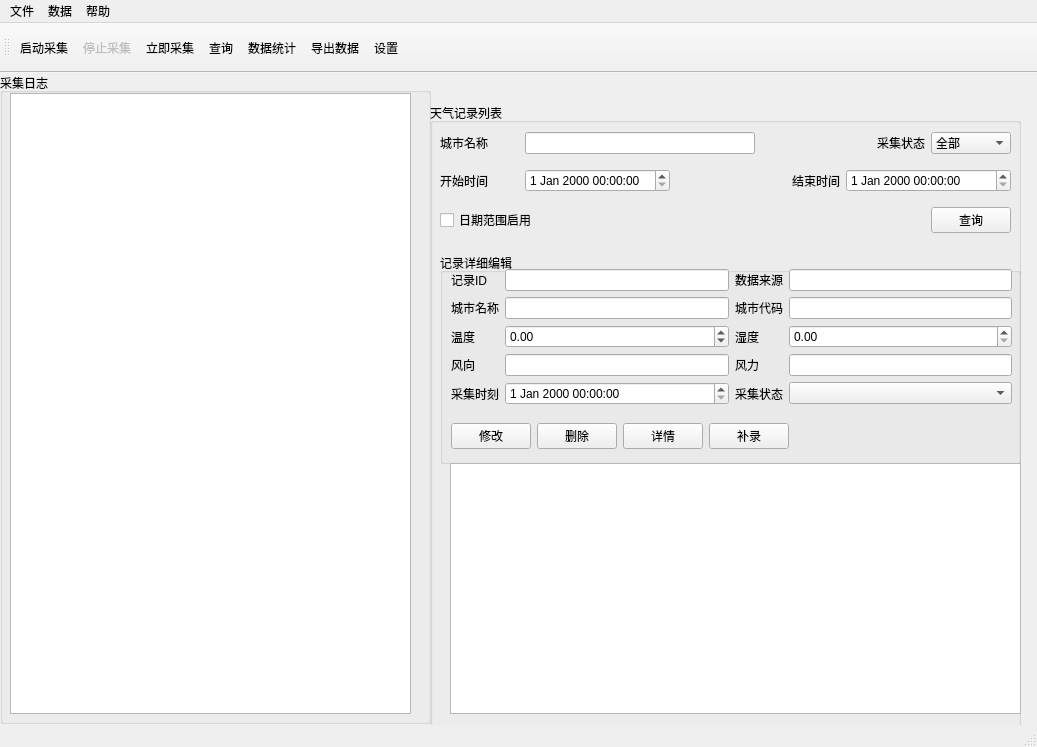
<?xml version="1.0" encoding="UTF-8"?>
<ui version="4.0">
 <class>MainWindow</class>
 <widget class="QMainWindow" name="MainWindow">
  <property name="geometry">
   <rect>
    <x>0</x>
    <y>0</y>
    <width>1037</width>
    <height>747</height>
   </rect>
  </property>
  <property name="windowTitle">
   <string>MainWindow</string>
  </property>
  <widget class="QWidget" name="centralwidget">
   <widget class="QGroupBox" name="groupBox">
    <property name="geometry">
     <rect>
      <x>0</x>
      <y>0</y>
      <width>431</width>
      <height>651</height>
     </rect>
    </property>
    <property name="title">
     <string>采集日志</string>
    </property>
    <widget class="QTextEdit" name="textEdit">
     <property name="geometry">
      <rect>
       <x>10</x>
       <y>20</y>
       <width>401</width>
       <height>621</height>
      </rect>
     </property>
     <property name="readOnly">
      <bool>true</bool>
     </property>
    </widget>
   </widget>
   <widget class="QGroupBox" name="groupBox_2">
    <property name="geometry">
     <rect>
      <x>430</x>
      <y>30</y>
      <width>591</width>
      <height>651</height>
     </rect>
    </property>
    <property name="title">
     <string>天气记录列表</string>
    </property>
    <widget class="QWidget" name="widget" native="true">
     <property name="geometry">
      <rect>
       <x>10</x>
       <y>20</y>
       <width>571</width>
       <height>121</height>
      </rect>
     </property>
     <layout class="QGridLayout" name="gridLayout">
      <item row="1" column="2" colspan="2">
       <widget class="QLabel" name="label_4">
        <property name="text">
         <string>结束时间</string>
        </property>
        <property name="alignment">
         <set>Qt::AlignmentFlag::AlignRight|Qt::AlignmentFlag::AlignTrailing|Qt::AlignmentFlag::AlignVCenter</set>
        </property>
       </widget>
      </item>
      <item row="0" column="5">
       <widget class="QComboBox" name="comboBox_queryStatus">
        <item>
         <property name="text">
          <string>全部</string>
         </property>
        </item>
        <item>
         <property name="text">
          <string>成功</string>
         </property>
        </item>
        <item>
         <property name="text">
          <string>解析异常</string>
         </property>
        </item>
        <item>
         <property name="text">
          <string>入库失败</string>
         </property>
        </item>
       </widget>
      </item>
      <item row="0" column="0">
       <widget class="QLabel" name="label">
        <property name="text">
         <string>城市名称</string>
        </property>
       </widget>
      </item>
      <item row="1" column="0">
       <widget class="QLabel" name="label_3">
        <property name="text">
         <string>开始时间</string>
        </property>
       </widget>
      </item>
      <item row="0" column="3" colspan="2">
       <widget class="QLabel" name="label_2">
        <property name="text">
         <string>采集状态</string>
        </property>
        <property name="alignment">
         <set>Qt::AlignmentFlag::AlignRight|Qt::AlignmentFlag::AlignTrailing|Qt::AlignmentFlag::AlignVCenter</set>
        </property>
       </widget>
      </item>
      <item row="1" column="4" colspan="2">
       <widget class="QDateTimeEdit" name="dateTimeEdit_end"/>
      </item>
      <item row="1" column="1">
       <widget class="QDateTimeEdit" name="dateTimeEdit_start"/>
      </item>
      <item row="2" column="0" colspan="2">
       <widget class="QCheckBox" name="checkBox_dataChange">
        <property name="text">
         <string>日期范围启用</string>
        </property>
       </widget>
      </item>
      <item row="0" column="1" colspan="2">
       <widget class="QLineEdit" name="lineEdit_cityName_query"/>
      </item>
      <item row="2" column="5">
       <widget class="QPushButton" name="pushButton_query">
        <property name="text">
         <string>查询</string>
        </property>
       </widget>
      </item>
     </layout>
    </widget>
    <widget class="QGroupBox" name="groupBox_3">
     <property name="geometry">
      <rect>
       <x>10</x>
       <y>150</y>
       <width>581</width>
       <height>211</height>
      </rect>
     </property>
     <property name="sizePolicy">
      <sizepolicy hsizetype="Maximum" vsizetype="Maximum">
       <horstretch>0</horstretch>
       <verstretch>0</verstretch>
      </sizepolicy>
     </property>
     <property name="title">
      <string>记录详细编辑</string>
     </property>
     <widget class="QWidget" name="layoutWidget">
      <property name="geometry">
       <rect>
        <x>11</x>
        <y>163</y>
        <width>551</width>
        <height>41</height>
       </rect>
      </property>
      <layout class="QHBoxLayout" name="horizontalLayout">
       <item>
        <widget class="QPushButton" name="pushButton_modify">
         <property name="text">
          <string>修改</string>
         </property>
        </widget>
       </item>
       <item>
        <widget class="QPushButton" name="pushButton_delete">
         <property name="maximumSize">
          <size>
           <width>10000</width>
           <height>16777215</height>
          </size>
         </property>
         <property name="text">
          <string>删除</string>
         </property>
        </widget>
       </item>
       <item>
        <widget class="QPushButton" name="pushButton_detail">
         <property name="text">
          <string>详情</string>
         </property>
        </widget>
       </item>
       <item>
        <widget class="QPushButton" name="pushButton_manualRecord">
         <property name="text">
          <string>补录</string>
         </property>
        </widget>
       </item>
       <item>
        <spacer name="horizontalSpacer">
         <property name="orientation">
          <enum>Qt::Orientation::Horizontal</enum>
         </property>
         <property name="sizeHint" stdset="0">
          <size>
           <width>40</width>
           <height>20</height>
          </size>
         </property>
        </spacer>
       </item>
      </layout>
     </widget>
     <widget class="QWidget" name="layoutWidget">
      <property name="geometry">
       <rect>
        <x>11</x>
        <y>16</y>
        <width>561</width>
        <height>141</height>
       </rect>
      </property>
      <layout class="QGridLayout" name="gridLayout_2">
       <item row="1" column="1">
        <widget class="QLineEdit" name="lineEdit_cityName_record"/>
       </item>
       <item row="2" column="1">
        <widget class="QDoubleSpinBox" name="doubleSpinBox_temp">
         <property name="minimum">
          <double>-999.990000000000009</double>
         </property>
         <property name="maximum">
          <double>999.990000000000009</double>
         </property>
        </widget>
       </item>
       <item row="3" column="3">
        <widget class="QLineEdit" name="lineEdit_windForce"/>
       </item>
       <item row="3" column="1">
        <widget class="QLineEdit" name="lineEdit_windDirection"/>
       </item>
       <item row="4" column="0">
        <widget class="QLabel" name="label_9">
         <property name="text">
          <string>采集时刻</string>
         </property>
        </widget>
       </item>
       <item row="0" column="0">
        <widget class="QLabel" name="label_5">
         <property name="text">
          <string>记录ID</string>
         </property>
        </widget>
       </item>
       <item row="0" column="3">
        <widget class="QLineEdit" name="lineEdit_source"/>
       </item>
       <item row="0" column="1">
        <widget class="QLineEdit" name="lineEdit_id">
         <property name="readOnly">
          <bool>true</bool>
         </property>
        </widget>
       </item>
       <item row="3" column="0">
        <widget class="QLabel" name="label_8">
         <property name="text">
          <string>风向</string>
         </property>
        </widget>
       </item>
       <item row="3" column="2">
        <widget class="QLabel" name="label_13">
         <property name="text">
          <string>风力</string>
         </property>
        </widget>
       </item>
       <item row="2" column="2">
        <widget class="QLabel" name="label_12">
         <property name="text">
          <string>湿度</string>
         </property>
        </widget>
       </item>
       <item row="1" column="2">
        <widget class="QLabel" name="label_11">
         <property name="text">
          <string>城市代码</string>
         </property>
        </widget>
       </item>
       <item row="1" column="0">
        <widget class="QLabel" name="label_6">
         <property name="text">
          <string>城市名称</string>
         </property>
        </widget>
       </item>
       <item row="4" column="1">
        <widget class="QDateTimeEdit" name="dateTimeEdit_collectedAt"/>
       </item>
       <item row="4" column="3">
        <widget class="QComboBox" name="comboBox_status">
         <property name="currentText">
          <string/>
         </property>
         <property name="currentIndex">
          <number>-1</number>
         </property>
         <property name="placeholderText">
          <string>请输入采集状态</string>
         </property>
         <item>
          <property name="text">
           <string>成功</string>
          </property>
         </item>
         <item>
          <property name="text">
           <string>解析异常</string>
          </property>
         </item>
         <item>
          <property name="text">
           <string>入库失败</string>
          </property>
         </item>
        </widget>
       </item>
       <item row="0" column="2">
        <widget class="QLabel" name="label_10">
         <property name="text">
          <string>数据来源</string>
         </property>
        </widget>
       </item>
       <item row="1" column="3">
        <widget class="QLineEdit" name="lineEdit_cityCode"/>
       </item>
       <item row="4" column="2">
        <widget class="QLabel" name="label_14">
         <property name="text">
          <string>采集状态</string>
         </property>
        </widget>
       </item>
       <item row="2" column="3">
        <widget class="QDoubleSpinBox" name="doubleSpinBox_humidity">
         <property name="maximum">
          <double>100.000000000000000</double>
         </property>
        </widget>
       </item>
       <item row="2" column="0">
        <widget class="QLabel" name="label_7">
         <property name="text">
          <string>温度</string>
         </property>
        </widget>
       </item>
      </layout>
     </widget>
    </widget>
    <widget class="QTableView" name="tableView_records">
     <property name="geometry">
      <rect>
       <x>20</x>
       <y>360</y>
       <width>571</width>
       <height>251</height>
      </rect>
     </property>
    </widget>
   </widget>
  </widget>
  <widget class="QMenuBar" name="menubar">
   <property name="geometry">
    <rect>
     <x>0</x>
     <y>0</y>
     <width>1037</width>
     <height>21</height>
    </rect>
   </property>
   <widget class="QMenu" name="menu_file">
    <property name="title">
     <string>文件</string>
    </property>
    <addaction name="actionExport_data"/>
    <addaction name="actionExit"/>
    <addaction name="actionSettting"/>
   </widget>
   <widget class="QMenu" name="menu_data">
    <property name="title">
     <string>数据</string>
    </property>
    <addaction name="actionStart"/>
    <addaction name="actionStop"/>
    <addaction name="actionImmediate"/>
    <addaction name="separator"/>
    <addaction name="actionQuery"/>
    <addaction name="actionStatistics"/>
   </widget>
   <widget class="QMenu" name="menu_help">
    <property name="title">
     <string>帮助</string>
    </property>
    <addaction name="actionAbout"/>
   </widget>
   <addaction name="menu_file"/>
   <addaction name="menu_data"/>
   <addaction name="menu_help"/>
  </widget>
  <widget class="QStatusBar" name="statusbar"/>
  <widget class="QToolBar" name="toolBar_main">
   <property name="minimumSize">
    <size>
     <width>0</width>
     <height>50</height>
    </size>
   </property>
   <property name="windowTitle">
    <string>toolBar</string>
   </property>
   <attribute name="toolBarArea">
    <enum>TopToolBarArea</enum>
   </attribute>
   <attribute name="toolBarBreak">
    <bool>false</bool>
   </attribute>
   <addaction name="actionStart"/>
   <addaction name="actionStop"/>
   <addaction name="actionImmediate"/>
   <addaction name="actionQuery"/>
   <addaction name="actionStatistics"/>
   <addaction name="actionExport_data"/>
   <addaction name="actionSettting"/>
  </widget>
  <action name="actionExport_data">
   <property name="text">
    <string>导出数据</string>
   </property>
  </action>
  <action name="actionExit">
   <property name="text">
    <string>退出</string>
   </property>
  </action>
  <action name="actionStart">
   <property name="text">
    <string>启动采集</string>
   </property>
  </action>
  <action name="actionStop">
   <property name="enabled">
    <bool>false</bool>
   </property>
   <property name="text">
    <string>停止采集</string>
   </property>
  </action>
  <action name="actionQuery">
   <property name="text">
    <string>查询</string>
   </property>
  </action>
  <action name="actionStatistics">
   <property name="text">
    <string>数据统计</string>
   </property>
  </action>
  <action name="actionAbout">
   <property name="text">
    <string>关于</string>
   </property>
  </action>
  <action name="actionSettting">
   <property name="text">
    <string>设置</string>
   </property>
  </action>
  <action name="actionImmediate">
   <property name="text">
    <string>立即采集</string>
   </property>
  </action>
  <action name="actionShowMain">
   <property name="text">
    <string>显示主界面</string>
   </property>
   <property name="toolTip">
    <string>显示主界面</string>
   </property>
   <property name="menuRole">
    <enum>QAction::MenuRole::NoRole</enum>
   </property>
  </action>
 </widget>
 <resources/>
 <connections/>
</ui>
